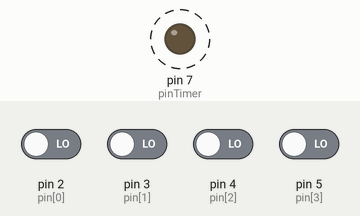
Simulated run of this sketch. Board: Arduino Uno, built with avr-gcc and run on an emulated ATmega328P. Shown: output pins drawn as LEDs (lit = HIGH). Dashed ring = blinking. The test bench sets the inputs (shaded band); at power-on: pin 2 (pin[0]), pin 3 (pin[1]), pin 4 (pin[2]), pin 5 (pin[3]) LOW. What the sketch prints to the serial monitor is not drawn.

Above: at 1.25 s.
1.3 s: pin 2 (pin[0]) driven HIGH
Timing chart, 0 to 10.3 s (numbered marks = the images above; inputs shaded):
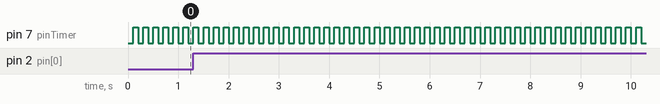

Measured:
- by itself, pin 7 (pinTimer): alternates HIGH for 0.10 s and LOW for 0.10 s

The sketch:

swooptimer.ino
```cpp
#include "Timer.h"

// Constant defines
const int nSensors = 4;
const int pin[nSensors] = {2, 3, 4, 5};
const int pinTimer = 7;
const unsigned long maxLoopTime = 3;
const unsigned int reportInterval = 1000; // ms
const unsigned int numBlocksRequired = 10;
int pinsSet = 0;
int pinsReported = 0;
unsigned long newTime = 0;

// Global variables
int blockedCounter[nSensors];
unsigned long lastUnblocked[nSensors];
Timer t;

void setup()
{
  Serial.begin(38400);
  for(int s = 0; s < nSensors; s++)
  {
    pinMode(pin[s], INPUT);
  }

  pinMode(pinTimer, OUTPUT);
  t.oscillate(pinTimer, 100, LOW);
  t.every(reportInterval, reportQuality);


  noInterrupts();           // disable all interrupts
  TCCR1A = 0;
  TCCR1B = 0;
  TCNT1  = 0;
  OCR1A = 800;              // compare match register 16MHz/256/2Hz
  TCCR1B |= (1 << WGM12);   // CTC mode
  TCCR1B |= (1 << CS10);    // 256 prescaler
  TIMSK1 |= (1 << OCIE1A);  // enable timer compare interrupt
  interrupts();
}

ISR(TIMER1_COMPA_vect)
{
  for(int s = 0; s < nSensors; s++)
  {
    if(digitalRead(pin[s]) == HIGH)
    {
      if(blockedCounter[s] == numBlocksRequired - 1) // -1 to avoid overriding newTime
      {
        {
          newTime = millis();
          pinsSet |= 1 << s;
        }
      }
      else if(blockedCounter[s] < numBlocksRequired)
      {
        blockedCounter[s]++;
      }
    }
    else
    {
      if(blockedCounter[s] == 0)
      {
        pinsSet &= ~(1 << s);
        pinsReported &= ~(1 << s);
      }
      else
      {
        blockedCounter[s]--;
      }
      lastUnblocked[s] = millis();
    }
  }
}

unsigned long lastTime = 0;
void loop()
{
  t.update();

  // Iterate through sensors to detect
  for(int s = 0; s < nSensors; s++)
  {
    if((pinsSet & (1 << s)) != 0 && (pinsReported & (1 << s)) == 0)
    {
      pinsReported |= 1 << s;
      Serial.write("G,");
      Serial.print(s+1);
      Serial.write(",");
      Serial.print(newTime);
      Serial.write(".\r\n");
    }
  }
}

const unsigned long maxQuality = 1023;
void reportQuality()
{
  Serial.write("S,0,");
  for(int s = 0; s < nSensors; s++)
  {
    unsigned long diff = (millis() - lastUnblocked[s]) / 5;
    if(diff > maxQuality) diff = maxQuality;
    Serial.print(maxQuality - diff);
    Serial.write(",");
  }
  Serial.write("0,0,0,0.\r\n");
}
```
